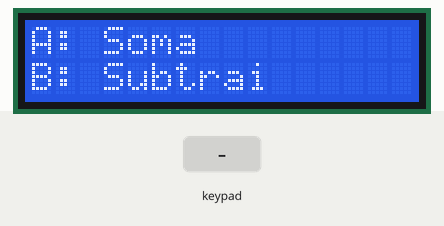
A sketch run on a simulated Arduino Uno, built with avr-gcc and run on an emulated ATmega328P. On the bench: 16×2 character LCD. The inputs (shaded band) are chosen by the test bench.

Above: at 1.2 s.
1.3 s: key 'A' pressed
At 2.2 s:
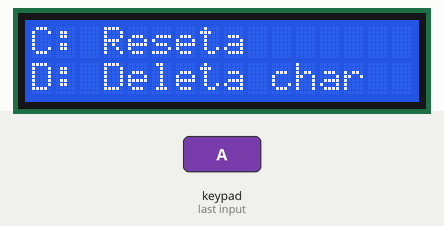
At 3.95 s:
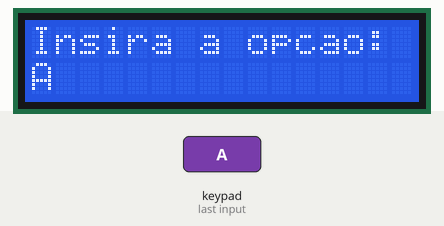
4.3 s: keypad keys 1 2 # pressed 0.4 s apart
At 7.2 s:
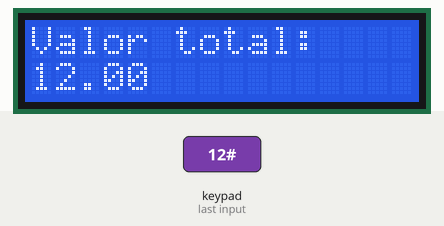
Timing chart, 0 to 8.7 s (numbered marks = the images above; inputs shaded):
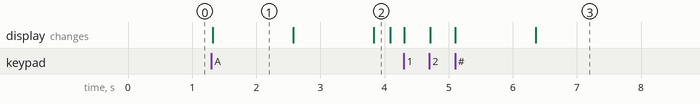

Measured:
- after the input at 1.3 s, the display: first differs from a run without the input after 2.5 s (image 2)
- after the input at 4.3 s, the display: first changes at once (image 3 shows a later state)
- what the display in image 1 shows lasts 1.3 s, from 1.3 s to 2.6 s

The sketch:

code.ino
```cpp
#include <Keypad.h>
#include <LiquidCrystal.h>

//KEYPAD......
const byte ROWS = 4;
const byte COLS = 4;

char keys[ROWS][COLS] =
{
  {'1', '2', '3', 'A'},
  {'4', '5', '6', 'B'},
  {'7', '8', '9', 'C'},
  {'.', '0', '#', 'D'}
};

byte rows[ROWS] = {9, 8, 7, 6};
byte cols[COLS] = {13, 12, 11, 10};

Keypad keypad = Keypad (makeKeymap(keys),
rows, cols, ROWS, COLS);

//LCD........
LiquidCrystal lcd(0,1,2,3,4,5);

//VARIAVEIS.....
char opt, key;
String text;
float total;

void setup()
{
  lcd.begin(16, 2);
}

void loop()
{
  text = ' ';
  opt = ' ';
  key = ' ';

  lcd.clear();
  lcd.print("A: Soma");
  lcd.setCursor(0,1);
  lcd.print("B: Subtrai");
  delay(1250);

  lcd.clear();
  lcd.print("C: Reseta");
  lcd.setCursor(0,1);
  lcd.print("D: Deleta char");
  delay(1250);

  lcd.clear();
  lcd.print("*: Ponto");
  lcd.setCursor(0,1);
  lcd.print("#: Enter");
  delay(1250);

  lcd.clear();
  lcd.print("Insira a opcao: ");
  lcd.setCursor(0,1);
  getOption();
  lcd.print(opt);
  delay(250);

  lcd.clear();
  switch(opt)
  {
    case 'A':
      lcd.print("Somar: ");
      lcd.setCursor(0,1);
      getValue();
      total += text.toFloat();
      break;
    case 'B':
      lcd.print("Subtrair: ");
      lcd.setCursor(0,1);
      getValue();
      total -= text.toFloat();
      if(total < 0)
        total = 0;
      break;
    default:
      lcd.print("Confirme:");
      lcd.setCursor(0,1);
      lcd.print("Zerar valor?");
      getOption();

      if(opt == 'C')
      {
        total = 0;
        lcd.clear();
        lcd.print("Valor resetado");
      }
      break;
  }
  delay(1000);

  lcd.clear();
  lcd.print("Valor total:");
  lcd.setCursor(0,1);
  lcd.print(total);
  delay(2500);
}

void getValue()
{
  text = " ";

  do
  {
    key = keypad.getKey();

    if(key)
    {
      if(key == 'D' && text.length() > 0)
      {
        text.remove( text.length()-1 );	//apaga o ultimo caractere inserido
      }
      else if(!validate(key))
      {
        text += key;
      }

      lcd.setCursor(0,1);
      lcd.print(text);
      delay(250);
    }

  }	while(key != '#');
}

//Aguarda o usuario inserir uma opcao valida
void getOption()
{
  do
  {
    opt = keypad.getKey();

  }	while(!validate(opt));
}

//Verifica se o char e uma opcao valida de menu
bool validate(char opt)
{
  return opt == 'A' || opt == 'B' || opt == 'C';
}
```
